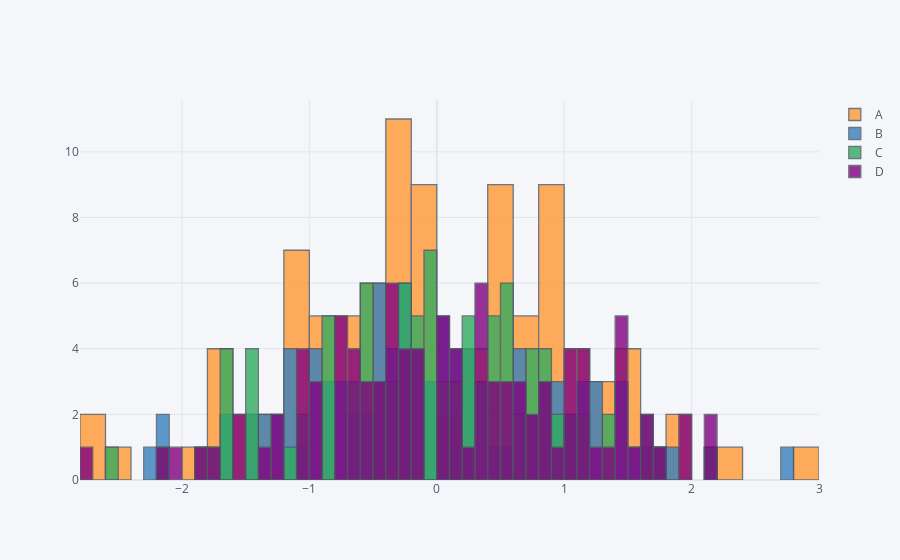

The cell this chart's notebook holds for it:
### Code cell
configure_plotly_browser_state()
init_notebook_mode(connected=True)
df.iplot(kind='hist',bins=50)
